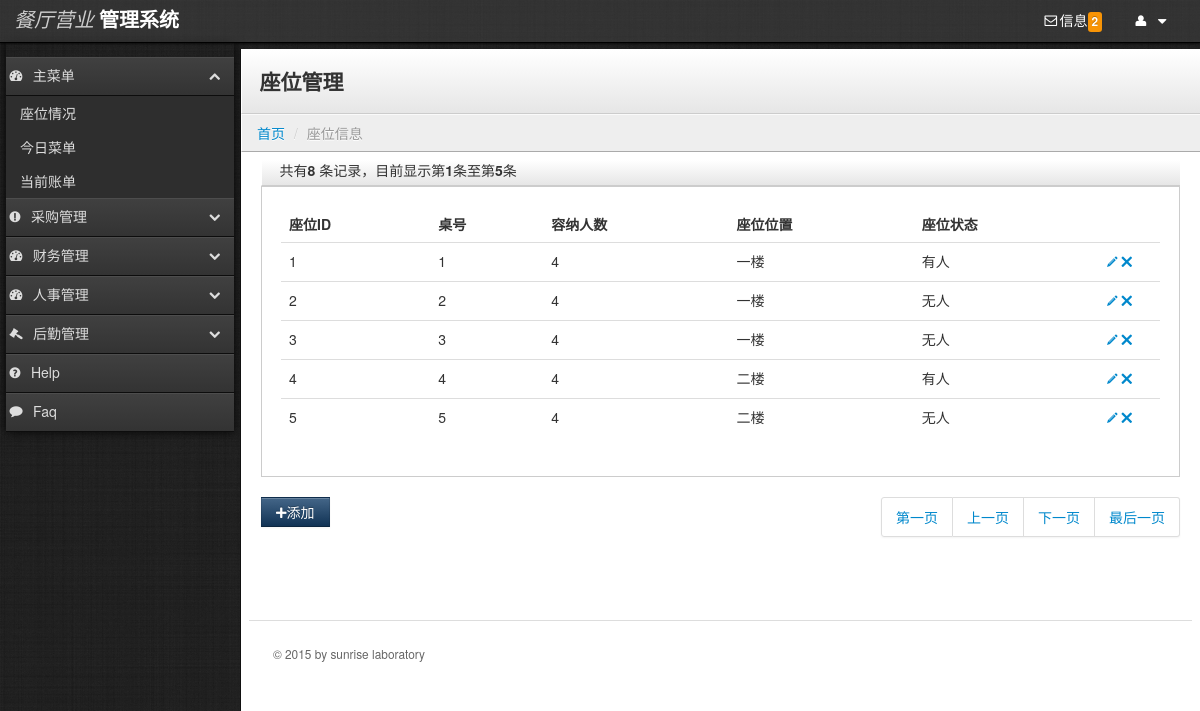
The app's page /newRes/seatinfo.php with its own data.
### tables this page shows
CREATE TABLE `seat` (
  `seatID` bigint(20) NOT NULL,
  `number` int(11) NOT NULL,
  `seatState` int(2) NOT NULL,
  `capacity` int(2) NOT NULL,
  `seatDirection` varchar(30) default NULL,
  PRIMARY KEY  (`seatID`)
);

### newRes/seatinfo.php (the view, shortened to what this page needs)
<?php include('boot.php');?>
<?php require_once('conn/conn.php');
if($_GET["id"]!="")
{
	$id=$_GET["id"];
	$deleteSQL="delete from seat where seatID='".$id."'";
	$sql=mysql_query($deleteSQL,$conn) or die(mysql_error());
	echo "<script>window.location.href='seatinfo.php';</script>";
}
else
{
	$currentPage = "seatinfo.php";
	$maxRows = 5;
	$pageNum = 0;
	$startRow = $pageNum * $maxRows;
	$query = "select * from seat";
	$query_limit = sprintf("%s limit %d, %d", $query, $startRow, $maxRows);
	$sql = mysql_query($query_limit, $conn) or die(mysql_error());
	$row = mysql_fetch_assoc($sql);
	if (isset($_GET['totalRows'])) {
	  $totalRows_rs1 = $_GET['totalRows'];
	} else {
	  $all = mysql_query($query);
	  $totalRows = mysql_num_rows($all);
	}
	$totalPages = ceil($totalRows/$maxRows)-1;
}
?>
    <div class="content">
        <div class="header">
            <h1 class="page-title">座位管理</h1>
        </div>
        <ul class="breadcrumb">
            <li><a href="index.php">首页</a> <span class="divider">/</span></li>
            <li class="active">座位信息</li>
        </ul>
        <div class="container-fluid">
            <div class="row-fluid">
<div class="header">
	<label>共有<strong><?php echo $totalRows ?></strong> 条记录，目前显示第<strong><?php echo ($startRow + 1) ?></strong>条至第<strong><?php echo min($startRow + $maxRows, $totalRows) ?></strong>条
    </label>
</div>
<div class="well">
    <table class="table">
      <thead>
        <tr>
          <th>座位ID</th>
          <th>桌号</th>
          <th>容纳人数</th>
          <th>座位位置</th>
          <th>座位状态</th>
          <th style="width: 45px;"></th>
        </tr>
      </thead>
      <tbody>
       <?php
	  		do {
			?>
          <?php if ($totalRows > 0) {  ?>
        <tr>
          <td><?php echo $row['seatID'];?></td>
          <td><?php echo $row['number'];?></td>
          <td><?php echo $row['capacity'];?></td>
          <td><?php echo $row['seatDirection'];?></td>
          <td><?php if($row['seatState']==1) echo "有人";else echo "无人";?></td>
          <td>
              <a href="modify_seatinfo.php?id=<?php echo $row['seatID'];?>"><i class="icon-pencil"></i></a>
              <a href="#myModal" role="button" data-toggle="modal"><i id="<?php echo $row['seatID'];?>" onClick="PassID(this)" class="icon-remove"></i></a>
          </td>
        </tr>
		   <?php }  ?>
<?php } while ($row = mysql_fetch_assoc($sql)); ?>
      </tbody>
    </table>
</div>
<div class="pagination">
    <button class="btn btn-primary" onClick="GoToTianJia()"><i class="icon-plus"></i>添加</button>
    <ul style="float:right">
        <li><a href="<?php printf("%s?pageNum=%d", $currentPage, 0); ?>">第一页</a></li>
        <li><a href="<?php printf("%s?pageNum=%d", $currentPage, max(0, $pageNum - 1)); ?>">上一页</a></li>
        <li><a href="<?php printf("%s?pageNum=%d", $currentPage, min($totalPages, $pageNum + 1)); ?>">下一页</a></li>
        <li><a href="<?php printf("%s?pageNum=%d", $currentPage, $totalPages); ?>">最后一页</a></li>
    </ul>
</div>
                    <footer>
                        <hr>
                        <p>&copy; 2015 by sunrise laboratory </p>
                </footer>
            </div>
        </div>
    </div>
  </body>
</html>

### newRes/stylesheets/theme.css (style rules this page uses)
body { background: #222; background-image: url('../images/black-Linen.png'); background-position: initial initial; background-repeat: initial initial; margin: 0px; padding: 0px; }
h1 { margin-top: 0px; color: #eee; }
hr { border-top: 1px solid #ddd; border-bottom: 1px solid #fff; }
.content { min-width: 400px; position: relative; min-height: 800px; background: #fff; margin-left: 240px; margin-top: 6px; border-left: 1px solid #000000; border-left: 1px solid #111; }
.header { background: #ffffff; background: #ffffff; background: -webkit-gradient(linear, left bottom, left top, color-stop(0, #e6e6e6), color-stop(1, #ffffff)); background: -ms-linear-gradient(bottom, #e6e6e6, #ffffff); background: -moz-linear-gradient(center bottom, #e6e6e6 0%, #ffffff 100%); background: -o-linear-gradient(bottom, #e6e6e6, #ffffff); filter: progid:dximagetransform.microsoft.gradient(startColorStr='#e6e6e6', EndColorStr='#ffffff'); -ms-filter: "progid:DXImageTransform.Microsoft.gradient(startColorStr='#ffffff',EndColorStr='#e6e6e6')"; border-bottom: 1px solid #cccccc; border-top: 1px solid #ffffff; border-left: 1px solid #ffffff; padding: 0em 1.25em; }
.header h1 { margin: 1em 0em; padding: 0em; line-height: 1em; font-size: 1.5em; color: #eee; color: #333; }
.breadcrumb { -webkit-box-shadow: none; -moz-box-shadow: none; box-shadow: none; -webkit-border-radius: 0px; -moz-border-radius: 0px; border-radius: 0px; -moz-background-clip: padding; -webkit-background-clip: padding-box; background-clip: padding-box; background: #eee; border-bottom: 1px solid #aaa; border-top: 1px solid #fafafa; border-left: 1px solid #fff; margin-bottom: .5em; }
footer { padding: 1em; margin-top: 4em; color: #666; font-size: .85em; line-height: 1.3em; }
footer hr { margin: 2em -2em; }
.btn { -webkit-border-radius: 0px; -moz-border-radius: 0px; border-radius: 0px; }
.btn-primary { background-color: #113355; background-image: -webkit-gradient(linear, 0 0, 0 100%, from(#446688), to(#113355)); background-image: -webkit-linear-gradient(top, #446688, #113355); background-image: -o-linear-gradient(top, #446688, #113355); background-image: linear-gradient(to bottom, #446688, #113355); background-image: -moz-linear-gradient(top, #446688, #113355); filter: progid:dximagetransform.microsoft.gradient(startColorStr='#446688', EndColorStr='#113355'); -ms-filter: "progid:DXImageTransform.Microsoft.gradient(startColorStr='#446688',EndColorStr='#113355')"; }
.well { background-color: #fff; border: 1px solid #ccc; -webkit-box-shadow: 1px 1px 0px #ffffff; -moz-box-shadow: 1px 1px 0px #ffffff; box-shadow: 1px 1px 0px #ffffff; -webkit-border-radius: 0px; -moz-border-radius: 0px; border-radius: 0px; -moz-background-clip: padding; -webkit-background-clip: padding-box; background-clip: padding-box; }

### records on screen
seat: seatID "1", number "1", capacity "4", seatDirection "一楼", seatState "有人"
seat: seatID "2", number "2", capacity "4", seatDirection "一楼", seatState "无人"
seat: seatID "3", number "3", capacity "4", seatDirection "一楼", seatState "无人"
seat: seatID "4", number "4", capacity "4", seatDirection "二楼", seatState "有人"
seat: seatID "5", number "5", capacity "4", seatDirection "二楼", seatState "无人"

### other values on screen
$arrayDealTFNum['count'] "2"
$totalRows "8"
$startRow + 1 "1"
min($startRow + $maxRows, $totalRows) "5"
